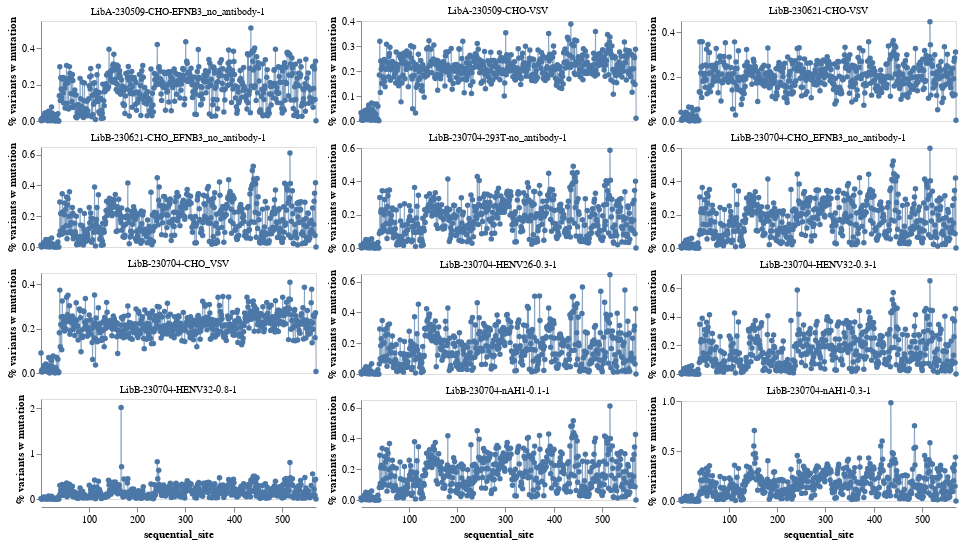

Here is the notebook cell this chart was saved with:
### Markdown cell above
Make the plot.
Note that you can select which libraries or dates to show with the dropdown box at bottom:

### Code cell
site_freqs_chart = (
    alt.Chart(site_freqs_wide)
    .transform_fold(list(sample_coding.values()), ["sample_coding", "percent"])
    .transform_lookup(
        lookup="sample_coding",
        from_=alt.LookupData(
            data=barcode_runs.assign(
                sample_coding=lambda x: x["sample"].map(sample_coding)
            ),
            key="sample_coding",
            fields=["library", "date", "sample"],
        ),
    )
    .encode(
        x=alt.X("sequential_site", scale=alt.Scale(nice=False, zero=False)),
        y=alt.Y("percent:Q", title="% variants w mutation"),
        tooltip=[
            alt.Tooltip(c, format=".3g") if c in {"percent:Q"} else c
            for c in [
                "sequential_site",
                "reference_site",
                "wildtype",
                "percent:Q",
                "date:N",
            ]
        ],
        facet=alt.Facet(
            "sample:N",
            title=None,
            header=alt.Header(labelPadding=0),
            columns=3,
            spacing=5,
        ),
    )
    .mark_line(point=True, size=0.5)
    .properties(height=100, width=275, autosize=alt.AutoSizeParams(resize=True))
    .add_params(*selections)
    .resolve_scale(y="independent")
    .configure_axis(grid=False)
)

for selection in selections:
    site_freqs_chart = site_freqs_chart.transform_filter(selection)

site_freqs_chart

### Figure 1 — Vega-Lite specification as saved in the notebook (floating-point values rounded to 4 significant figures; data arrays with more than 128 entries replaced by an {"elided": "..."} marker saying what was removed)
{"config": {"view": {"continuousWidth": 300, "continuousHeight": 300}, "axis": {"grid": false}}, "data": {"name": "data-7aaf80ae16d331ee75b2adf3b634cf16"}, "mark": {"type": "line", "point": true, "size": 0.5}, "autosize": {"resize": true}, "encoding": {"facet": {"columns": 3, "field": "sample", "header": {"labelPadding": 0}, "spacing": 5, "title": null, "type": "nominal"}, "tooltip": [{"field": "sequential_site", "type": "quantitative"}, {"field": "reference_site", "type": "quantitative"}, {"field": "wildtype", "type": "nominal"}, {"field": "percent", "format": ".3g", "type": "quantitative"}, {"field": "date", "type": "nominal"}], "x": {"field": "sequential_site", "scale": {"nice": false, "zero": false}, "type": "quantitative"}, "y": {"field": "percent", "title": "% variants w mutation", "type": "quantitative"}}, "height": 100, "params": [{"name": "param_1", "select": {"type": "point", "fields": ["library"]}, "bind": {"input": "select", "options": [null, "LibA", "LibB"], "labels": ["all", "LibA", "LibB"], "name": "library"}}, {"name": "param_2", "select": {"type": "point", "fields": ["date"]}, "bind": {"input": "select", "options": [null, "2023-05-09", "2023-06-21", "2023-07-04"], "labels": ["all", "2023-05-09", "2023-06-21", "2023-07-04"], "name": "date"}}], "resolve": {"scale": {"y": "independent"}}, "transform": [{"fold": ["0", "1", "2", "3", "4", "5", "6", "7", "8", "9", "10", "11"], "as": ["sample_coding", "percent"]}, {"lookup": "sample_coding", "from": {"data": {"name": "data-92ca9fc6561e902c5f1e1b6264f66c69"}, "key": "sample_coding", "fields": ["library", "date", "sample"]}}, {"filter": {"param": "param_1"}}, {"filter": {"param": "param_2"}}], "width": 275, "$schema": "https://vega.github.io/schema/vega-lite/v5.8.0.json", "datasets": {"data-7aaf80ae16d331ee75b2adf3b634cf16": {"elided": "571 records"}, "data-92ca9fc6561e902c5f1e1b6264f66c69": [{"sample": "LibA-230509-CHO-EFNB3_no_antibody-1", "library": "LibA", "date": "2023-05-09", "sample_coding": "0"}, {"sample": "LibA-230509-CHO-VSV", "library": "LibA", "date": "2023-05-09", "sample_coding": "1"}, {"sample": "LibB-230621-CHO-VSV", "library": "LibB", "date": "2023-06-21", "sample_coding": "2"}, {"sample": "LibB-230621-CHO_EFNB3_no_antibody-1", "library": "LibB", "date": "2023-06-21", "sample_coding": "3"}, {"sample": "LibB-230704-293T-no_antibody-1", "library": "LibB", "date": "2023-07-04", "sample_coding": "4"}, {"sample": "LibB-230704-CHO_EFNB3_no_antibody-1", "library": "LibB", "date": "2023-07-04", "sample_coding": "5"}, {"sample": "LibB-230704-CHO_VSV", "library": "LibB", "date": "2023-07-04", "sample_coding": "6"}, {"sample": "LibB-230704-HENV26-0.3-1", "library": "LibB", "date": "2023-07-04", "sample_coding": "7"}, {"sample": "LibB-230704-HENV32-0.3-1", "library": "LibB", "date": "2023-07-04", "sample_coding": "8"}, {"sample": "LibB-230704-HENV32-0.8-1", "library": "LibB", "date": "2023-07-04", "sample_coding": "9"}, {"sample": "LibB-230704-nAH1-0.1-1", "library": "LibB", "date": "2023-07-04", "sample_coding": "10"}, {"sample": "LibB-230704-nAH1-0.3-1", "library": "LibB", "date": "2023-07-04", "sample_coding": "11"}]}}
